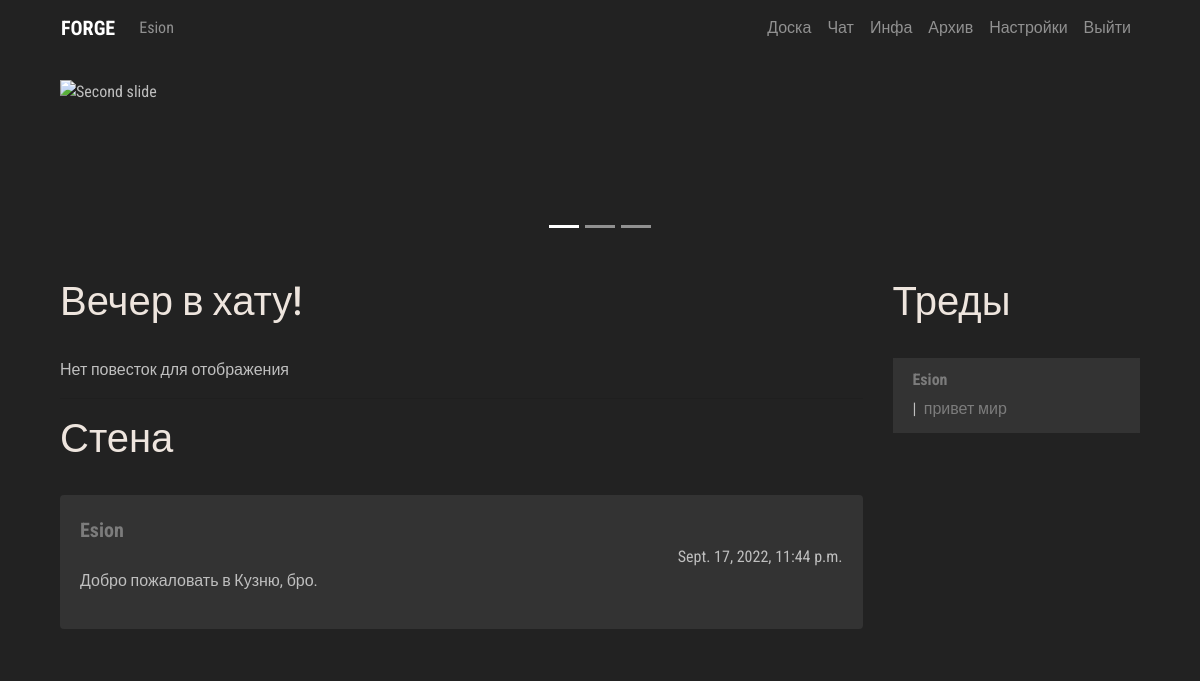
The page /manager/me/ (signed in) on the database its author committed.
### manager/models.py (models this page shows, shortened)
class UserPublicPost(models.Model):
    post_author = models.ForeignKey(User, on_delete=models.CASCADE)
    post_text = models.CharField('Post text', max_length=250)
    post_date = models.DateTimeField('Post date', auto_now=True)
    language_code = models.IntegerField(null=True, blank=True, default=0)

### board/models.py (models this page shows, shortened)
class Thread(models.Model):
    def was_published_recently(self):
        now = timezone.now()
        return now - datetime.timedelta(days=1) <= self.pub_date <= now
    thread_title = models.CharField('Thread title', max_length=100)
    thread_text = models.TextField('Thread text', max_length=10000)
    pub_date = models.DateTimeField('Date published', auto_now=True)
    CATEGORY_CHOICES = [('Random', 'Random'), ('Broadcast', 'Broadcast'), ('Animation', 'Animation'), ('Artwork', 'Artwork'), ('Cinematics', 'Cinematics'), ('Videogames', 'Videogames')]
    category = models.CharField(max_length=100, choices=CATEGORY_CHOICES)
    thread_author = models.ForeignKey(User, on_delete=models.CASCADE)
    was_published_recently.admin_order_field = 'pub_date'
    was_published_recently.boolean = True
    was_published_recently.short_description = 'Published recently?'
    thread_pic = models.ImageField(upload_to=user_thread_directory_path, blank=True, null=True)
    language_code = models.IntegerField(blank=True, null=True, default=0)

### manager/views.py (the view)
# urls.py: path('me/', views.meview, name='me'),
def meview(request):
    language_key = Hikka.objects.get(user=request.user.id).language_code
    latest_threads = Thread.objects.filter(language_code=language_key).order_by('-pub_date')[:10]
    latest_posts = UserPublicPost.objects.filter(language_code=language_key).order_by('-post_date')[:10]
    admin_posts = AdminPublicPost.objects.filter(language_code=language_key).order_by('-post_date')[:10]
    loc = UI
    if request.user.is_authenticated:
        loc_option = Hikka.objects.get(user=request.user.id).language_code
    else:
        loc_option = 0
    headers = Headers
    errors = Errors
    me = Me
    context = {
        'me': me,
        'headers': headers,
        'errors': errors,
        'lang': loc_option,
        'UI': loc,
        'threads': latest_threads,
        'posts': latest_posts,
        'admins': admin_posts
    }
    return render(request, 'me.html', context)

### board/templatetags/loc_extra.py (called while the page is built)
@register.filter
def return_item(l, i):
    try:
        return l[i]
    except:
        return None

@register.filter
def random_message(l, i):
    try:
        return Me.greet(i)
    except:
        return None

### loc/Me.py (called while the page is built)
def greet(language_code):
    if language_code == 0:
        return WELCOME_RANDOM_EN[randint(0, 3)]
    elif language_code == 1:
        return WELCOME_RANDOM_RU[randint(0, 3)]

### manager/templates/me.html (shortened to what this page needs)
{% extends 'hat.html' %}
{% block content %}
{% load loc_extra %}
            <div class="row col-">
               <div class=" col-lg-9 col- content">
                  <br>
                  <div class="trds">
                     <main class="contentd" role="main">
                        <header>
                           <h1 data-text="{{ me.greet|random_message:lang }}">{{ me.greet|random_message:lang }}
                           </h1>
                        </header>
                     </main>
                  </div>
                  <br>
                  {% if admins %}
                  {% for admin in admins %}
                  <div class="card">
                     <div class="card-body">
                        <h4 class="card-title">
                           <p class="article"> {{ admin.post_title }} </p>
                        </h4>
                        {{ admin.post_text|linebreaks }}
                        <div class="d-flex flex-row-reverse">{{ admin.post_date }}</div>
                     </div>
                  </div>
                  <br />
                  {% endfor %}
                  {% else %}
                  {{ errors.NO_AGENDA_POSTS|return_item:lang }}
                  {% endif %}
                  <br>
                  <hr>
                  <div class="trds">
                     <main class="contentd" role="main">
                        <header>
                           <h1 data-text="{{ headers.PUBLIC_MESSAGES|return_item:lang }}">{{ headers.PUBLIC_MESSAGES|return_item:lang }}
                           </h1>
                        </header>
                     </main>
                  </div>
                  <br>
                  {% if posts %}
                  {% for post in posts %}
                  <div class="card">
                     <div class="card-body">
                              <a class="article" href="{% url 'Board:guest' post.post_author%}"> {{ post.post_author }}</a>
                        <div class="d-flex flex-row-reverse">{{ post.post_date }}</div>
                        {{ post.post_text|linebreaks }}
                     </div>
                  </div>
                  <br />
                  {% endfor %}
                  {% else %}
                  {{ errors.NO_PUBLIC_MESSAGES|return_item:lang }}
                  {% endif %}
               </div>
               <div class=" col-lg-3 col- left-sidebar">
                  <br>
                  <div class="trds">
                     <main class="contentd" role="main">
                        <header>
                           <h1 data-text="{{ headers.THREADS|return_item:lang }}">{{ headers.THREADS|return_item:lang }}
                           </h1>
                        </header>
                     </main>
                  </div>
                  <br>
                  {% if threads %}
                  <ul class="list-group">
                     {% for thread in threads %}
                     <li class="list-group-item">
                        <h6> <a class="userlk" href="{% url 'Board:guest' thread.thread_author %}">
                        {{ thread.thread_author }}</a> </h6>
                        |&nbsp;<a href="{% url 'Board:thread' thread.id %}"> {{ thread.thread_text|truncatewords:10 }}  </a>
                     </li>
                     {% endfor %}
                  </ul>
                  {% else %}
                  {{ errors.NO_THREADS|return_item:lang }}
                  {% endif %}
                  <br>
               </div>
            </div>
{% endblock %}

### board/templates/hat.html (shortened to what this page needs)
<!DOCTYPE html>
{% load loc_extra %}
<html lang="en"><head>
	<link rel="stylesheet" href="https://stackpath.bootstrapcdn.com/bootstrap/4.3.1/css/bootstrap.min.css">
     {% load static %}
    <link rel="stylesheet" href=" {% static 'css/master.css' %} " type="text/css">
  </head>
  <body>
<div class="container">
   <nav class="navbar navbar-expand-lg navbar-dark" style="background-color: #222222;">
  <div class="collapse navbar-collapse" id="navbarTogglerDemo01">
    <a class="navbar-brand" href="{% url 'Manager:me' %}"><b>FORGE</b></a>
    <ul class="navbar-nav mr-auto mt-2 mt-lg-0">
    {% if user.is_authenticated %}
         <li class="nav-item">
           <a class="nav-link" href="{% url 'Board:user' %}">{{ user.username }}</a>
      </li>
        {% else %}
        <li class="nav-item">
        <a class="nav-link" href="{% url 'Manager:login' %}">{{ UI.LOG_IN|return_item:lang }}</a>
      </li>
        {% endif %}
    </ul>
     <ul class="navbar-nav  mt-2 mt-lg-0">
      <li class="nav-item">
        <a class="nav-link" href="{% url 'Board:board' %}">{{ UI.BOARD|return_item:lang }}</a>
      </li>
      <li class="nav-item">
        <a class="nav-link" href="#">{{ UI.CHAT|return_item:lang }}</a>
      </li>
      <li class="nav-item">
        <a class="nav-link" href="{% url 'Paper:info' %}">{{ UI.INFO|return_item:lang }}</a>
      </li>
      <li class="nav-item">
        <a class="nav-link" href="{% url 'Archive:index' %}">{{ UI.ARCHIVE|return_item:lang }}</a>
      </li>
      <li class="nav-item">
        <a class="nav-link" href="#">{{ UI.SETTINGS|return_item:lang }}</a>
      </li>
      <li class="nav-item">
        <a class="nav-link" href="{% url 'Manager:logout' %}">{{ UI.LOG_OUT|return_item:lang }}</a>
      </li>
    </ul>
  </div>
</nav>
<div class="col-lg-12 head-block"><br>
<div id="carouselExampleControls" class="carousel slide" data-ride="carousel">
     <ol class="carousel-indicators">
    <li data-target="#carouselExampleControls" data-slide-to="0" class="active"></li>
    <li data-target="#carouselExampleControls" data-slide-to="1"></li>
    <li data-target="#carouselExampleControls" data-slide-to="2"></li>
  </ol>
  <div class="carousel-inner">
    <div class="carousel-item active">
      <img class="d-block w-100" src="{% static 'imgs/go.png' %}" alt="Second slide" height="150px">
    </div>
  </div>
<br>
</div>
{% block content %} {% endblock %}
<br>
    </div>
</div>
</body>
</html>

### static/css/master.css (style rules this page uses)
.head-block,.top-menu,.top-material,.left-sidebar,.content { background:#222222; margin-bottom:5px; }
.head-block { height:40px; }
.content { border: none; }
.head-block { height:150px; background:right center no-repeat; }
.card { background: #333333; border: none; }
.list-group, .list-group-item { background: #333333; border: none; }
.userlk { font-weight: bold; }
.article { font-weight: bold; font-size: 20px; }
body { font-family: 'Roboto Condensed', sans-serif; font-size: initial; }
a { color: #7c7c7c; font-size: initial; }
body { background: #222; color: #bfbfbf; }
.contentd header h1 { position:relative;color:#eee5de }
.contentd header h1:after, .contentd header h1:before { position:absolute;top:0;overflow:hidden;clip:rect(0,100vw,0,0);content:attr(data-text);background: #a9a9a9 }
.contentd header h1:before { left:-1vmin;animation:noise 7s infinite steps(3,end) alternate-reverse;color:#71fcff;text-shadow:.4vmin 0 #00f,-.2vmin 1vmin red }
.contentd header h1:after { left:1vmin;animation:noise-alt 5s infinite steps(3,end) alternate-reverse;color:#ff9eed;text-shadow:-2vmin 0 #ff0,.1vmin -1vmin #00f }
.trds { background: #none; }

### rows shown on the page
UserPublicPost: post_author "Esion", post_date "Sept. 17, 2022, 11:44 p.m.", post_text "Добро пожаловать в Кузню, бро."
Thread: thread_author "Esion", thread_text "привет мир"

### other values the page prints
{{ user.username }} "Esion"
{{ UI.BOARD|return_item:lang }} "Доска"
{{ UI.CHAT|return_item:lang }} "Чат"
{{ UI.INFO|return_item:lang }} "Инфа"
{{ UI.ARCHIVE|return_item:lang }} "Архив"
{{ UI.SETTINGS|return_item:lang }} "Настройки"
{{ UI.LOG_OUT|return_item:lang }} "Выйти"
{{ me.greet|random_message:lang }} "Вечер в хату!"
{{ errors.NO_AGENDA_POSTS|return_item:lang }} "Нет повесток для отображения"
{{ headers.PUBLIC_MESSAGES|return_item:lang }} "Стена"
{{ headers.THREADS|return_item:lang }} "Треды"
